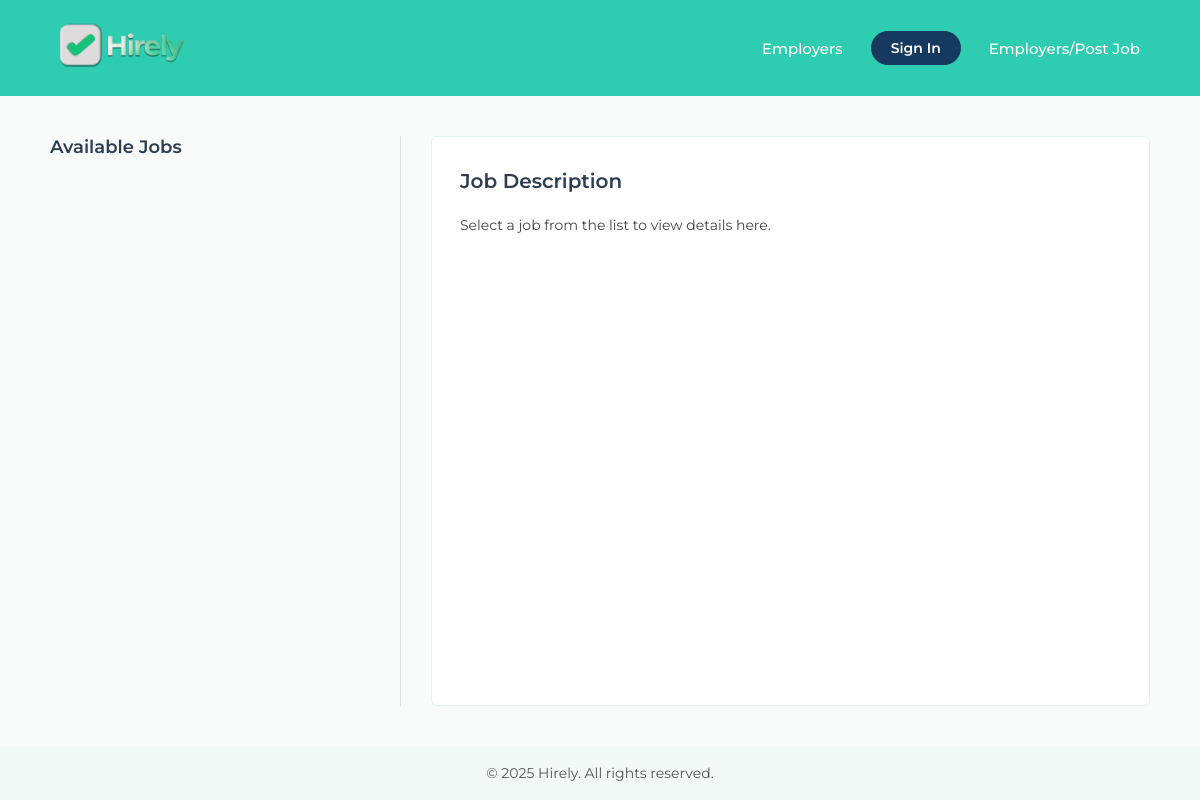
Before: / with the older database file.
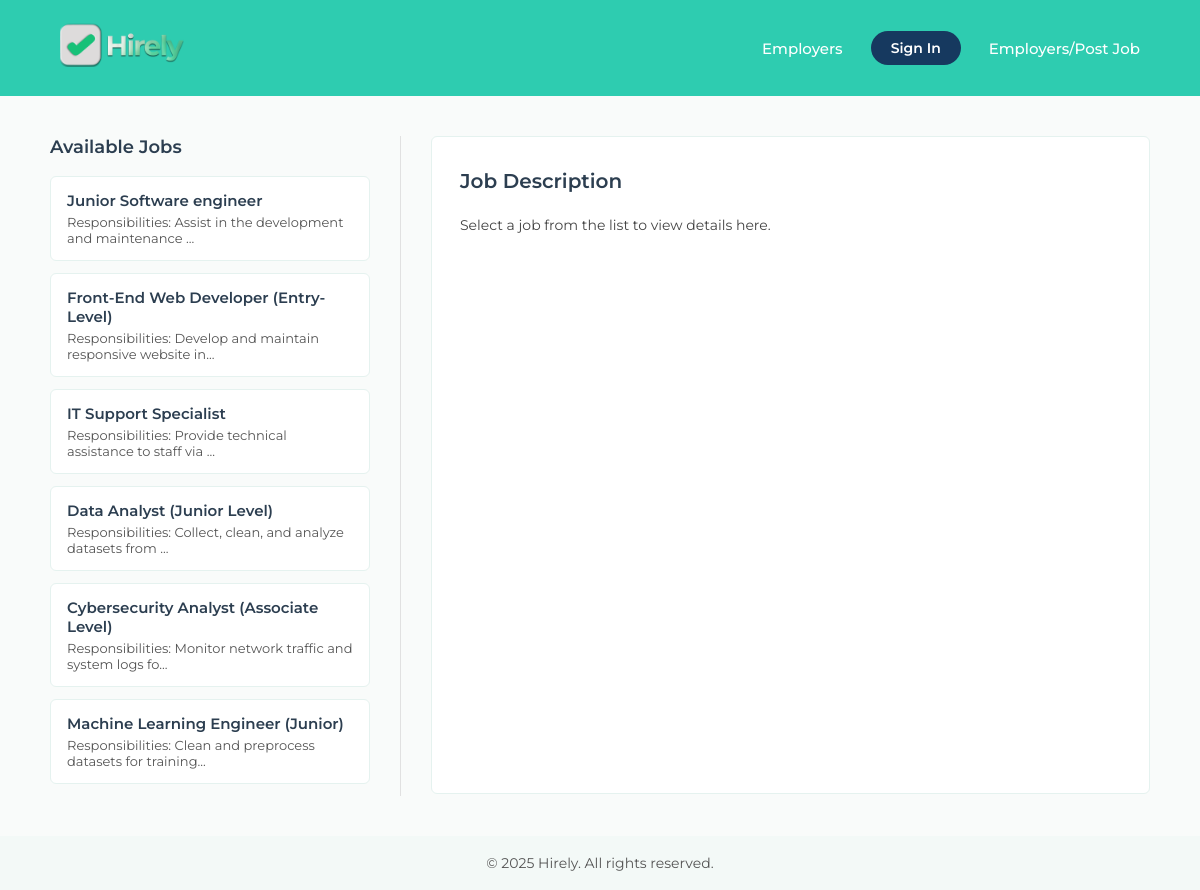
After: the same page with the newer database file.
### app/models.py (models this page shows, shortened)
class Job(db.Model):
    __tablename__ = 'jobs'
    id = db.Column(db.Integer, primary_key=True)
    role = db.Column(db.String(100), nullable=False)
    description = db.Column(db.Text, nullable=False)
    cluster_id = db.Column(db.Integer)
    is_active = db.Column(db.Boolean, default=True)
    created_at = db.Column(db.DateTime, default=datetime.utcnow)
    applications = db.relationship('Application', backref='job', lazy=True)

### app/routes/main.py (the view)
@main_bp.route('/')
def index():
    jobs = Job.query.filter_by(is_active=True).all()
    return render_template('index.html', jobs=jobs)

### app/templates/index.html (shortened to what this page needs)
<!DOCTYPE html>
<html lang="en">
<head>
</head>
<body>
  <header>
    <div class="logo">
      <img src="/static/hirely_logo.png" alt="Hirely Logo">
    </div>
    <nav>
      <a href="#">Employers</a>
      <a href="/login" class="signin-btn">Sign In</a>
      <a href="/admin_register">Employers/Post Job</a>
    </nav>
  </header>
  <main>
    <div class="content-wrapper">
      <div class="jobs-list">
        <h2>Available Jobs</h2>
        {% for job in jobs %}
        <div class="job-card"
             data-title="{{ job.role }}"
             data-description="{{ job.description }}"
             onclick="showJobDetails(this.dataset.title, this.dataset.description)">
          <h3>{{ job.role }}</h3>
          <p>{{ job.description[:60] }}...</p>
        </div>
        {% endfor %}
      </div>
      <div class="job-details" id="jobDetails">
        <h2>Job Description</h2>
        <p>Select a job from the list to view details here.</p>
      </div>
    </div>
  </main>
  <footer>
    &copy; 2025 Hirely. All rights reserved.
  </footer>
</body>
</html>

### app/templates/index.html (style rules this page uses)
body { margin: 0; font-family: 'Montserrat', sans-serif; background: #f9fbfa; display: flex; flex-direction: column; min-height: 100vh; }
header { background: #2eccb0; color: #000000; padding: 22px 60px; display: flex; justify-content: space-between; align-items: center; }
.logo { font-size: 26px; font-weight: 700; letter-spacing: 0.5px; }
.logo img { height: 45px; }
nav { display: flex; align-items: center; gap: 28px; }
nav a { color: white; text-decoration: none; font-size: 15px; font-weight: 500; }
.signin-btn { background: #16395f; padding: 8px 20px; border-radius: 20px; color: white; font-size: 14px; font-weight: 600; text-decoration: none; }
main { display: flex; justify-content: center; gap: 30px; padding: 40px 20px; flex: 1; }
.content-wrapper { display: flex; gap: 30px; max-width: 1100px; width: 100%; }
.jobs-list { flex: 1; max-width: 320px; }
.jobs-list h2 { font-size: 18px; font-weight: 600; margin: 0 0 18px; color: #2c3e50; }
.job-card { background: #fff; border: 1px solid #e5f2ef; border-radius: 6px; padding: 14px 16px; margin-bottom: 12px; cursor: pointer; transition: box-shadow 0.2s ease, transform 0.1s ease; }
.job-card h3 { margin: 0 0 4px; font-size: 15px; font-weight: 600; color: #2c3e50; }
.job-card p { margin: 0; font-size: 13px; color: #555; }
.job-details { flex: 2; background: #fff; border: 1px solid #e5f2ef; border-radius: 6px; padding: 28px; max-height: calc(100vh - 200px); overflow-y: auto; line-height: 1.6; }
.job-details h2 { margin-top: 0; font-size: 20px; font-weight: 600; color: #2c3e50; }
.job-details p { font-size: 14px; color: #444; }
footer { text-align: center; padding: 18px; background: #f3f9f7; font-size: 14px; color: #555; margin-top: auto; }

Changed rows visible on the page:
added Job: role "Junior Software engineer", description "Responsibilities: Assist in the development and maintenance"
added Job: role "Front-End Web Developer (Entry-Level)", description "Responsibilities: Develop and maintain responsive website in"
added Job: role "IT Support Specialist", description "Responsibilities: Provide technical assistance to staff via"
added Job: role "Data Analyst (Junior Level)", description "Responsibilities: Collect, clean, and analyze datasets from"
added Job: role "Cybersecurity Analyst (Associate Level)", description "Responsibilities: Monitor network traffic and system logs fo"
added Job: role "Machine Learning Engineer (Junior)", description "Responsibilities: Clean and preprocess datasets for training"
